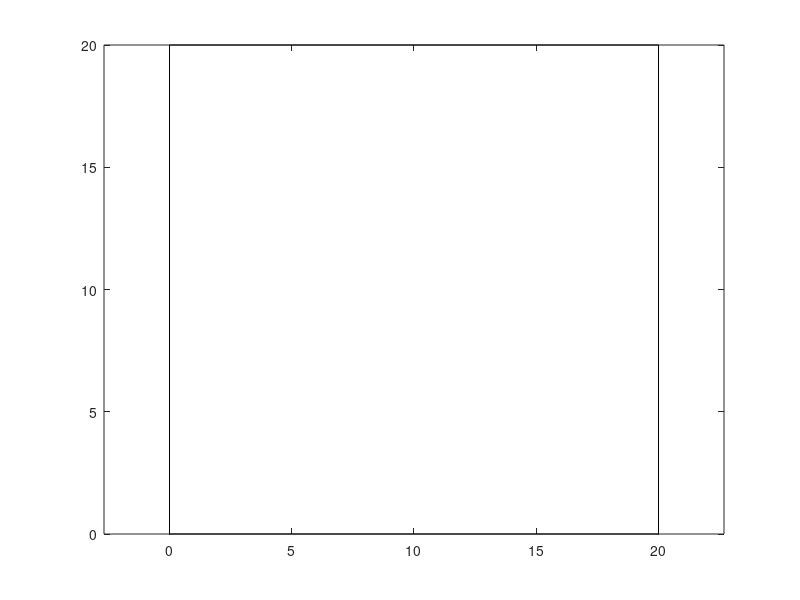

Here is the MATLAB script that generated this plot: (Note: this script raises an error after producing the figure.)
function planes()
% function simpleplane(V,w,qtraj);
% Syntax: simpleplane(V,w). A simple program to simulate a Left/Right/Straight constant velocity
% airplane. V and w are the velocity and (fixed) turn rate. qtraj is a
% qualitative trajectory in terms of basic moves, numbered 1-7. Any moves that require
% time parameters, such as straight line or S moves, are in terms of the
% time for a single circle. This purely non-dimensional description will
% need to be changed to allow dimensioned distances in the picture
% NOTE: Use the non-empty input functional form instead of test input once
% program behavior is satisfactory.

%%% Test input: comment out and move to function input form when required
V=0.3; % airplane velocity
w=pi/10; % turn rate pi/10=20 timesteps to complete a 360 deg turn
% First column is move type, second is time, which may be used (see move dictionary)
qtraj=[1 1;
    6 1;
    1 1;
    6 1;
    1 1;
    6 1;
    1 1;
    6 1;
    6 1;
    1 0.5;
    7 1;
    7 1;
    1 0.8;
    4 0.2;
    1 0.2;
    7 0.2];
    
%%%%%%%%%%%%%%%%%%%%%%%%%%%%%%%%%%    

%%%%%%%%%%%%%%% This sets up a 20x20 field, resize with realistic
%%%%%%%%%%%%%%% dimensioning
D=[20 20];
fieldpoly=[0 0 D(1) D(1) 0;0 D(2) D(2) 0 0];
figure(1)
clf
plot(fieldpoly(1,:),fieldpoly(2,:),'k') % the battlefield
hold on
axis equal
axis manual
%%%%%%%%%%%%%%%  Now define an icon for the airplane and draw it at a
%%%%%%%%%%%%%%%  nominal position, will draw it later with 'patch' command
px=[0.2 0.8 0.8 0.6 0.6 0.9 0.9 0.6 0.5 0.4 0.1 0.1 0.4 0.4 0.2 0.2 0.2 0.2 0.2 0.2]'*1.5;
py=[0.1 0.1 0.2 0.2 0.5 0.5 0.6 0.6 0.8 0.6 0.6 0.5 0.5 0.2 0.2 0.1 0.1 0.1 0.1 0.1]'*1.5;
P=[px py]; % Polygon defined as nx2 matrix
inithead=pi/2; % Initially headed north
P=polytransform(P,'trans',9.5,9.5); % call polytransform to move the thing to middle of field
P=polytransform(P,'rot',-pi/2); % 
[NUMMOVES,junk]=size(qtraj); % Number of moves in qtraj

%%%%% States: 0 is straight, 1 is left, -1 is right
%%%%% Basic moves are left/right turns by an angle, and straight ahead, we
%%%%% define more complex moves using these simple moves
%%%%% DEFINE THE DICTIONARY
movesqueue=[];
timesqueue=[0];   
circtime=2*pi/w; % Time to go in a circle, 20 time steps for test case

for k=1:NUMMOVES
    % Relative moves dictionary:
    % Straight, nR, nL (n=number of circles), sR, sL=[1 2 3 4 5]
    curmove=qtraj(k,1);
    curtime=qtraj(k,2);
    if ~isempty(timesqueue)
        ms_time=max(timesqueue);
    else
        ms_time=0;
    end
    switch curmove
        case 1
            % Straight: the second parameter is time of straight leg,
            % measured in non-dimensional units related to circle time of
            % airplane
            movesqueue=[movesqueue 0];
            timesqueue=[timesqueue ms_time+curtime*circtime];
        case 2
            % Circle CCW: the time (second column) is ignored
            movesqueue=[movesqueue -1];
            timesqueue=[timesqueue ms_time+circtime]; 
        case 3
            % Circle CW: time ignored
            movesqueue=[movesqueue 1];
            timesqueue=[timesqueue ms_time+circtime]; 
        case 4
            % Shift left: 'lane change left'... time variable is used for
            % varying distance of sideways shift between the 2 turns
            movesqueue=[movesqueue 1 0 -1];
            timesqueue=[timesqueue ms_time+[circtime/4 circtime/4+circtime*curtime 2*circtime/4+circtime*curtime]]; 
        case 5
            % Shift right
            movesqueue=[movesqueue -1 0 1];
            timesqueue=[timesqueue ms_time+[circtime/4 circtime/4+circtime*curtime 2*circtime/4+circtime*curtime]]; 
        case 6
            % Turn right: time is ignored, 90 deg right turn
            movesqueue=[movesqueue -1];
            timesqueue=[timesqueue ms_time+circtime/4];
        case 7
            % Turn left: 90 left, time is ignored
            movesqueue=[movesqueue 1];
            timesqueue=[timesqueue ms_time+circtime/4];
        otherwise
            % Hold pattern: unsupported case option leads to circling
            movesqueue=[movesqueue -1];
            timesqueue=[timesqueue ms_time+circtime];            
    end
end
MAXTIME=max(timesqueue)+2*circtime;
movesqueue=[movesqueue -1]; % Tack on a holding turn pattern at end of mission 
disp(['Move end times queue: ' num2str(timesqueue)]);
r=zeros(MAXTIME,3); % Create the empty [x,y, heading] matrix
r(1,1:3)=[10 10 0]; % Initialize
% Load the first move
curstate=movesqueue(1);
for k=1:MAXTIME
    % Draw the plane in its current position
    ph=patch(px,py,'r');   % Use patch command, will need handle to modify it later
    pause(0.05)
    if (k>=min(timesqueue))&(~isempty(movesqueue))        
        curstate=movesqueue(1);
        movesqueue=movesqueue(2:length(movesqueue));
        timesqueue=timesqueue(2:length(timesqueue));
    end
    r(k+1,1:3)=posevol(r(k,1:3),curstate,V,w);
    % Segment for changing queue using planning layer
    % [movesqueue,timesqueue]=changequeue(movesqueue,timesqueue);
    delete(ph)
    plot(r(k,1),r(k,2),'r.');
    P=polytransform(P,'trans',r(k+1,1)-r(k,1),r(k+1,2)-r(k,2)); % Move the plane polygon
    P=polytransform(P,'rot',r(k+1,3)-r(k,3)); % Rotate it
    px=P(:,1);
    py=P(:,2);    
end

function rout=posevol(rin,curstate,V,w);
% Subfunction to update state of the airplane, basically integrates
% position and heading
x=rin(1:2);
th=rin(3);
xn=x+[V*cos(th) V*sin(th)];
thn=th+curstate*w;
rout=[xn thn];
return